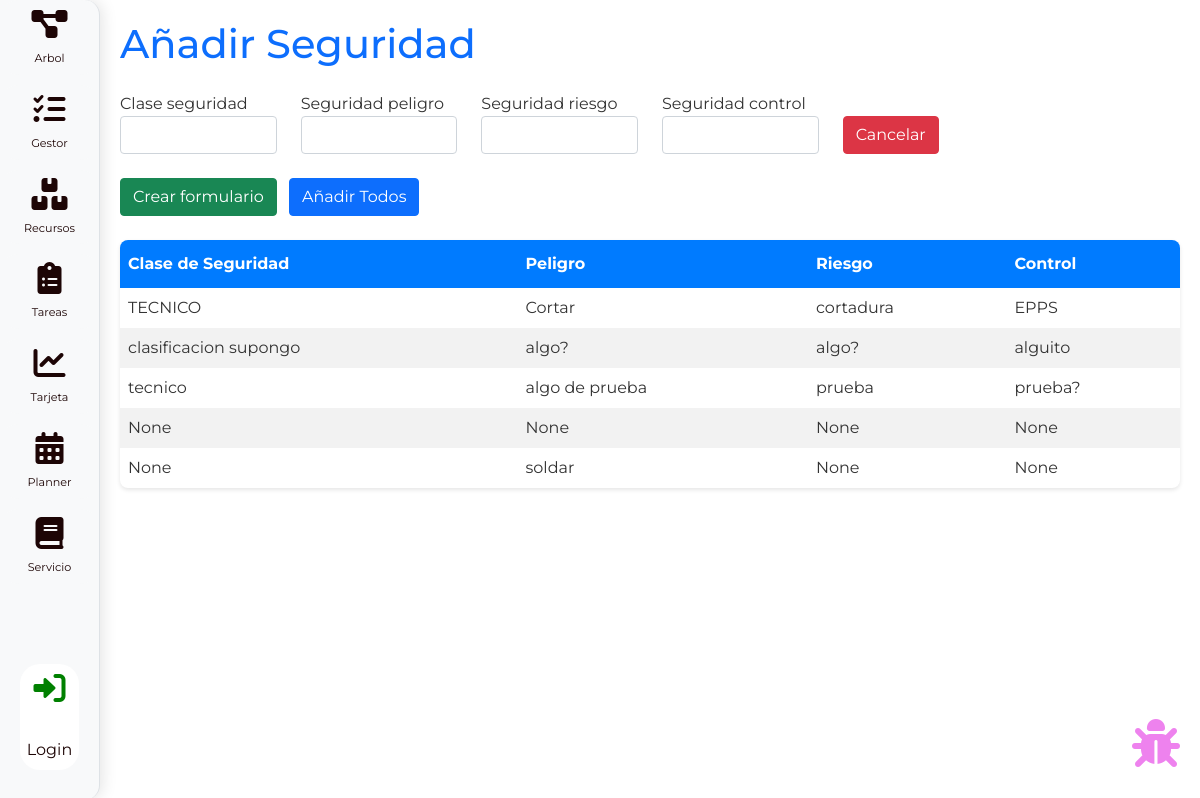
/seguridad/, run on an earlier commit of the app's database.
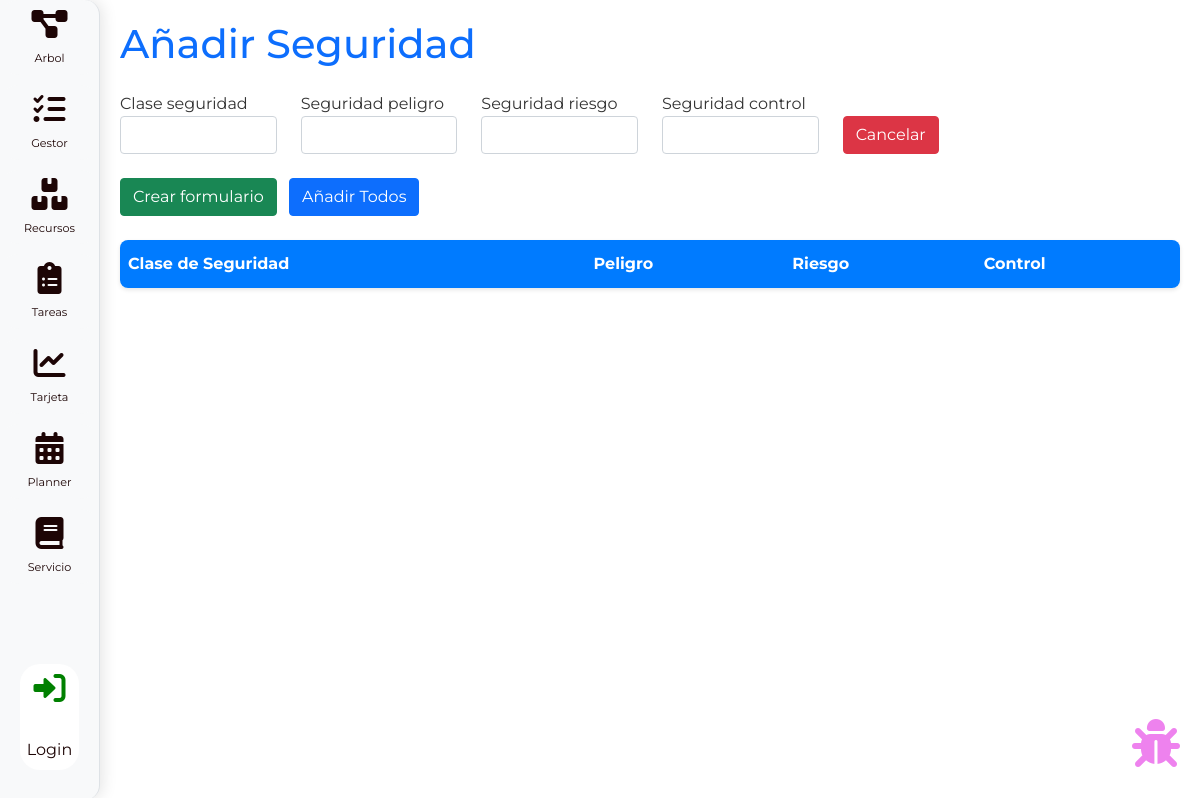
And on a later commit of the database.
### modelos/models.py (models this page shows, shortened)
class RecursoSeguridad(models.Model):
    clase_seguridad = models.CharField(max_length=100, blank=True, null=True)
    seguridad_peligro = models.CharField(max_length=100, blank=True, null=True)
    seguridad_riesgo = models.CharField(max_length=100, blank=True, null=True)
    seguridad_control = models.CharField(max_length=100, blank=True, null=True)

### seguridad/views.py (the view)
# urls.py: path('', views.index, name='calidad_index'),
def index(request):
    context = {'form': SeguridadForm(), 'seguridades': RecursoSeguridad.objects.all()}
    return render(request, 'index_seguridad.html', context)

### seguridad/forms.py
class SeguridadForm(forms.ModelForm):
    class Meta:
        model = RecursoSeguridad
        fields = ('clase_seguridad', 'seguridad_peligro', 'seguridad_riesgo', 'seguridad_control')
        widgets = {
            'clase_seguridad': forms.TextInput(attrs={'class':'form-control'}),
            'seguridad_peligro': forms.TextInput(attrs={'class':'form-control'}),
            'seguridad_riesgo': forms.TextInput(attrs={'class':'form-control'}),
            'seguridad_control': forms.TextInput(attrs={'class':'form-control'}),
        }

### seguridad/templates/index_seguridad.html (shortened to what this page needs)
{% extends 'base.html' %}
{% block content %}
<h1 class="mb-4 text-primary">Añadir Seguridad</h1>
<div id="seguridad-forms">
    {% include 'partials/form_seguridad.html' %}
</div>
<div class="my-4">
    <button type="button" class="btn btn-success me-2" hx-get="{% url 'create-seguridad' %}" hx-target="#seguridad-forms" hx-swap="beforeend">Crear formulario</button>
    <button type="button" class="btn btn-primary" id="submit-all">Añadir Todos</button>
</div>
<table class="table-custom">
    <thead>
        <tr>
            <th>Clase de Seguridad</th>
            <th>Peligro</th>
            <th>Riesgo</th>
            <th>Control</th>
        </tr>
    </thead>
    <tbody id="seguridad-list">
        {% for seguridad in seguridades %}
            {% include 'partials/seguridad.html' %}
        {% endfor %}
    </tbody>
</table>
{% endblock %}

### seguridad/templates/partials/seguridad.html
<tr>
        <td>{{ seguridad.clase_seguridad }}</td>
        <td>{{ seguridad.seguridad_peligro }}</td>
        <td>{{ seguridad.seguridad_riesgo }}</td>
        <td>{{ seguridad.seguridad_control }}</td>
    </tr>

What changed in the data, as far as the page shows it:
removed RecursoSeguridad: clase_seguridad "TECNICO", seguridad_peligro "Cortar", seguridad_riesgo "cortadura", seguridad_control "EPPS"
removed RecursoSeguridad: clase_seguridad "clasificacion supongo", seguridad_peligro "algo?", seguridad_riesgo "algo?", seguridad_control "alguito"
removed RecursoSeguridad: clase_seguridad "tecnico", seguridad_peligro "algo de prueba", seguridad_riesgo "prueba", seguridad_control "prueba?"
removed RecursoSeguridad: clase_seguridad "None", seguridad_peligro "None", seguridad_riesgo "None", seguridad_control "None"
removed RecursoSeguridad: clase_seguridad "None", seguridad_peligro "soldar", seguridad_riesgo "None", seguridad_control "None"
